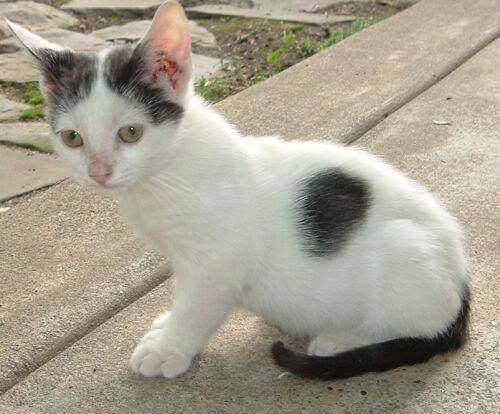
#> input picture img/cat.jpg, 500 x 414 px
$ jupyter execute file5.ipynb   (older library calls are emulated)
#> lines starting #> are read from the running program, lines starting #| are printed output that depends on the picture
[cell 1]
import cv2 as cv
import matplotlib.pyplot as plt
import numpy as np

[cell 2]
#读取图像
img = cv.imread('./img/cat.jpg',cv.COLOR_BGR2GRAY)
#> img is the input picture: shape (414, 500, 3); mean B, G, R 144.3, 159.9, 165.9

[cell 3]
#取值范围：0~100，数值越小，压缩比越高，图片质量损失越严重
params = [cv.IMWRITE_JPEG_QUALITY,20]
msg = cv.imencode(".jpg",img,params)[1]
#> msg = 12765 values, max 255 at index 0, min 0 at index 4, mean 113.4
msg = (np.array(msg)).tobytes()
print("msg:",len(msg))
#| msg: 12765

[cell 4]
#取值范围：0~9，数值越小，压缩比越低，图片质量越高
params = [cv.IMWRITE_PNG_COMPRESSION,8]
msg = cv.imencode(".png",img,params)[1]
msg = (np.array(msg)).tobytes()

[cell 5]
img = cv.imdecode(np.frombuffer(msg,np.uint8),cv.IMREAD_COLOR)
print(img.shape,type(img))
#| (414, 500, 3) <class 'numpy.ndarray'>

[cell 6]
img_path = r"./img/cat.jpg"
img = cv.imread(img_path)
cv.imwrite(r"D:\ret_80.jpg",img,[cv.IMWRITE_JPEG_QUALITY,80])
cv.imwrite(r"D:\ret_40.jpg",img,[cv.IMWRITE_JPEG_QUALITY,40])
cv.imwrite(r"D:\ret_10.jpg",img,[cv.IMWRITE_JPEG_QUALITY,10])
cv.imwrite(r"D:\ret_0.jpg",img,[cv.IMWRITE_JPEG_QUALITY,0])
#> Out = True

[cell 7]
plt.imshow(img,cmap = "gray")
plt.axis("off")

[cell 8]
img_path = r"./img/cat.jpg"
img = cv.imread(img_path)
cv.imwrite(r"D:\ret_0.png",img,[cv.IMWRITE_PNG_COMPRESSION,0])
cv.imwrite(r"D:\ret_3.png",img,[cv.IMWRITE_PNG_COMPRESSION,3])
cv.imwrite(r"D:\ret_6.png",img,[cv.IMWRITE_PNG_COMPRESSION,6])
cv.imwrite(r"D:\ret_9.png",img,[cv.IMWRITE_PNG_COMPRESSION,9])
#> Out = True

[cell 9]
##离散余弦变换（DCT）
#整张图DCT变换
def whole_img_dct(img_f32):
    img_dct = cv.dct(img_f32)
    img_dct_log = np.log(abs(img_dct))
    img_idct = cv.idct(img_dct)
    return img_dct_log,img_idct

#分块图DCT变换
def block_img_dct(img_f32):
    height,width = img_f32.shape[:2]
    block_y = height//8
    block_x = width//8
    height_ = block_y * 8
    width_ = block_x * 8
    img_f32_cut = img_f32[:height_,:width_]
    img_dct = np.zeros((height_,width_),dtype = np.float32)
    new_img = img_dct.copy()
    for h in range(block_y):
        for w in range(block_x):
            img_block = img_f32_cut[8*h:8*(h+1),8*w:8*(w+1)]
            img_dct[8*h:8*(h+1),8*w:8*(w+1)] = cv.dct(img_block)

            dct_block = img_dct[8*h:8*(h+1),8*w:8*(w+1)]
            img_block = cv.idct(dct_block)
            new_img[8*h:8*(h+1),8*w:8*(w+1)] = img_block
    img_dct_log2 = np.log(abs(img_dct))
    return img_dct_log2,new_img

[cell 10]
if __name__ =='__main__':
    img_u8 = cv.imread("./img/cat.jpg",0)
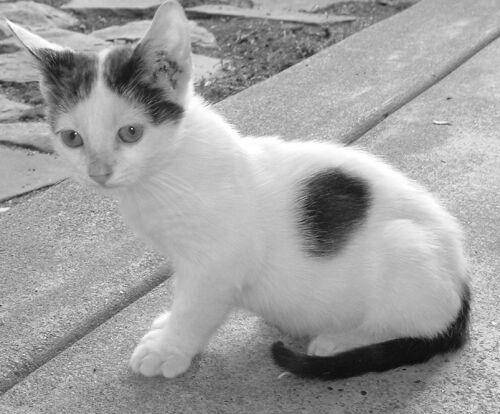
#> img_u8: shape (414, 500); min 0, max 255, mean 159.9
    img_f32 = img_u8.astype(np.float)
    img_dct_log,img_idct = whole_img_dct(img_f32)
#> in whole_img_dct, `img_dct_log = np.log(abs(img_dct))`:
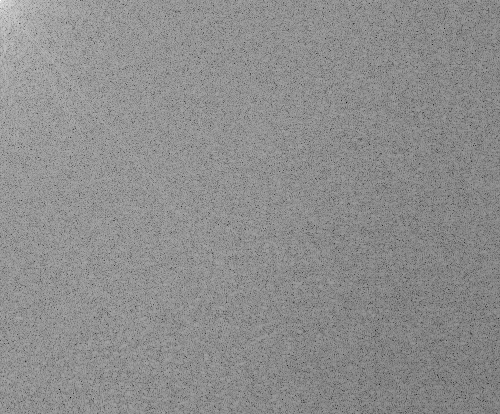
#> img_dct_log: shape (414, 500) float64; min -10.37, max 11.2, mean 1.63; drawn with min black and max white
    img_dct_log2,new_img = block_img_dct(img_f32.copy())
#> in block_img_dct, `img_f32_cut = img_f32[:height_,:width_]`:
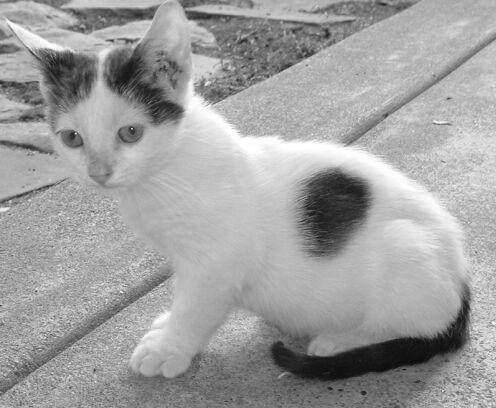
#> img_f32_cut: shape (408, 496) float64; min 0, max 255, mean 160
#> after the loop in block_img_dct, `for h in range(block_y):`:
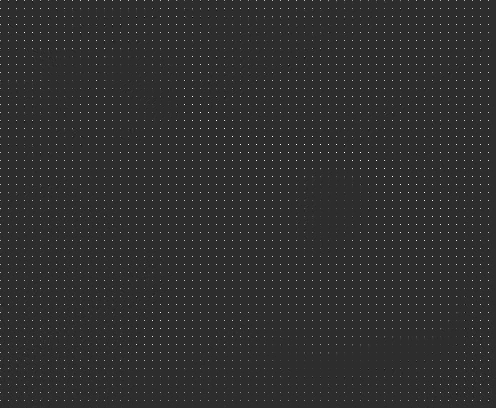
#> img_dct: shape (408, 496) float32; min -441.5, max 2033, mean 20; drawn with min black and max white
#> in block_img_dct, `img_dct_log2 = np.log(abs(img_dct))`:
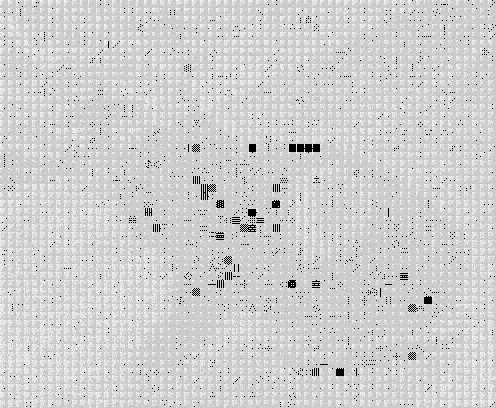
#> img_dct_log2: shape (408, 496) float32; 1.32% of the values are NaN or infinite; the others: min -39.76, max 7.62, mean -0.656; drawn with min black, max white, NaN and infinite black

    plt.figure(6,figsize = (12,8))
    plt.subplot(231)
    plt.imshow(img_u8,'gray')
    plt.title('original image'),plt.xticks([]),plt.yticks([])
    plt.subplot(232)
    plt.imshow(img_dct_log)
    plt.title('DCT'),plt.xticks([]),plt.yticks([])
    plt.subplot(233)
    plt.imshow(img_idct,'gray')
    plt.title('IDCT'),plt.xticks([]),plt.yticks([])
    plt.subplot(234)
    plt.imshow(img_dct_log2)
    plt.title('block_DCT'),plt.xticks([]),plt.yticks([])
    plt.subplot(235)
    plt.imshow(new_img,'gray')
    plt.title('block_IDCT'),plt.xticks([]),plt.yticks([])
    plt.show()

[cell 11]
##离散傅里叶变换（DFT）
#以灰度形式读入
img = cv.imread("./img/cat.jpg",0)

#使用cv.dft（）进行傅里叶变换
dst = cv.dft(np.float32(img),flags = cv.DFT_COMPLEX_OUTPUT)

#将变换后图像低频部分转移到图像的中心
dst_center = np.fft.fftshift(dst)

#使用cv.magnitude将实部和虚部转换为实部，乘以20是为了使得结果更大
result = 20 * np.log(np.abs(cv.magnitude(dst_center[:,:,0],dst_center[:,:,1])))
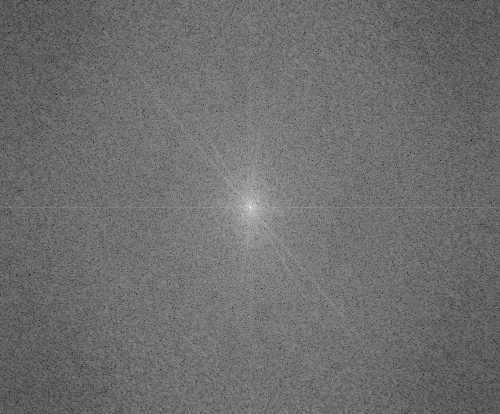
#> result: shape (414, 500) float32; min 21.06, max 346.3, mean 162.1; drawn with min black and max white

#显示图像
plt.subplot(121)
plt.imshow(img,cmap = "gray")
plt.axis("off")
plt.subplot(122)
plt.axis("off")
plt.imshow(result,cmap = "gray")
plt.show()

[cell 12]
##傅里叶变换
#%%NumPy实现傅里叶变换
img = cv.imread('./img/cat.jpg',0)

#使用NumPy进行傅里叶变换
f = np.fft.fft2(img)

#无处理（未把零频率分量移到中间）
mid_result = 20 * np.log(np.abs(f))
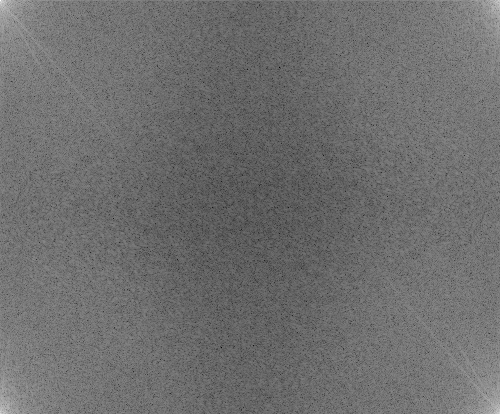
#> mid_result: shape (414, 500) float64; min 21.04, max 346.3, mean 162.1; drawn with min black and max white

#把零频率分量移到中间
fshift = np.fft.fftshift(f)
result = 20 * np.log(np.abs(fshift))

#显示图像
plt.rcParams['font.sans-serif'] = ['SimHei']

plt.subplot(131)
plt.imshow(img,cmap = "gray")
plt.axis("off")
plt.title('原图')
plt.subplot(132)
plt.axis("off")
plt.imshow(mid_result,cmap = plt.cm.gray)
plt.title('Numpy FFT\n(Zero not moved)')
plt.subplot(133)
plt.axis("off")
plt.imshow(result,cmap = plt.cm.gray)
plt.title('Numpy FFT\n(Zero moved)')
plt.tight_layout()
plt.show()

[cell 13]
##逆傅里叶变换
#以灰度形式读入
img = cv.imread('./img/cat.jpg',0)

#使用cv.dft（）进行傅里叶变换
dst = cv.dft(np.float32(img),flags = cv.DFT_COMPLEX_OUTPUT)

#将变换后图像的低频部分转移到图像的中心
dst_center = np.fft.fftshift(dst)

#
#中间可以定义相应的掩膜去留高频或者低频部分
#

#使用np.fft.ifftshift将低频移动到原来的位置
dst_origin = np.fft.ifftshift(dst_center)

#使用cv.idft进行傅里叶的逆变化
img_idft = cv.idft(dst_origin)

#使用cv.magnitude转化为空间域内
img_idft = cv.magnitude(img_idft[:,:,0],img_idft[:,:,1])

#显示图像
plt.subplot(121)
plt.imshow(img,cmap = "gray")
plt.axis("off")
plt.title('original')
plt.subplot(122)
plt.axis("off")
plt.imshow(img_idft,cmap = plt.cm.gray)
plt.title('NI'),plt.xticks([]),plt.yticks([])
plt.show()
